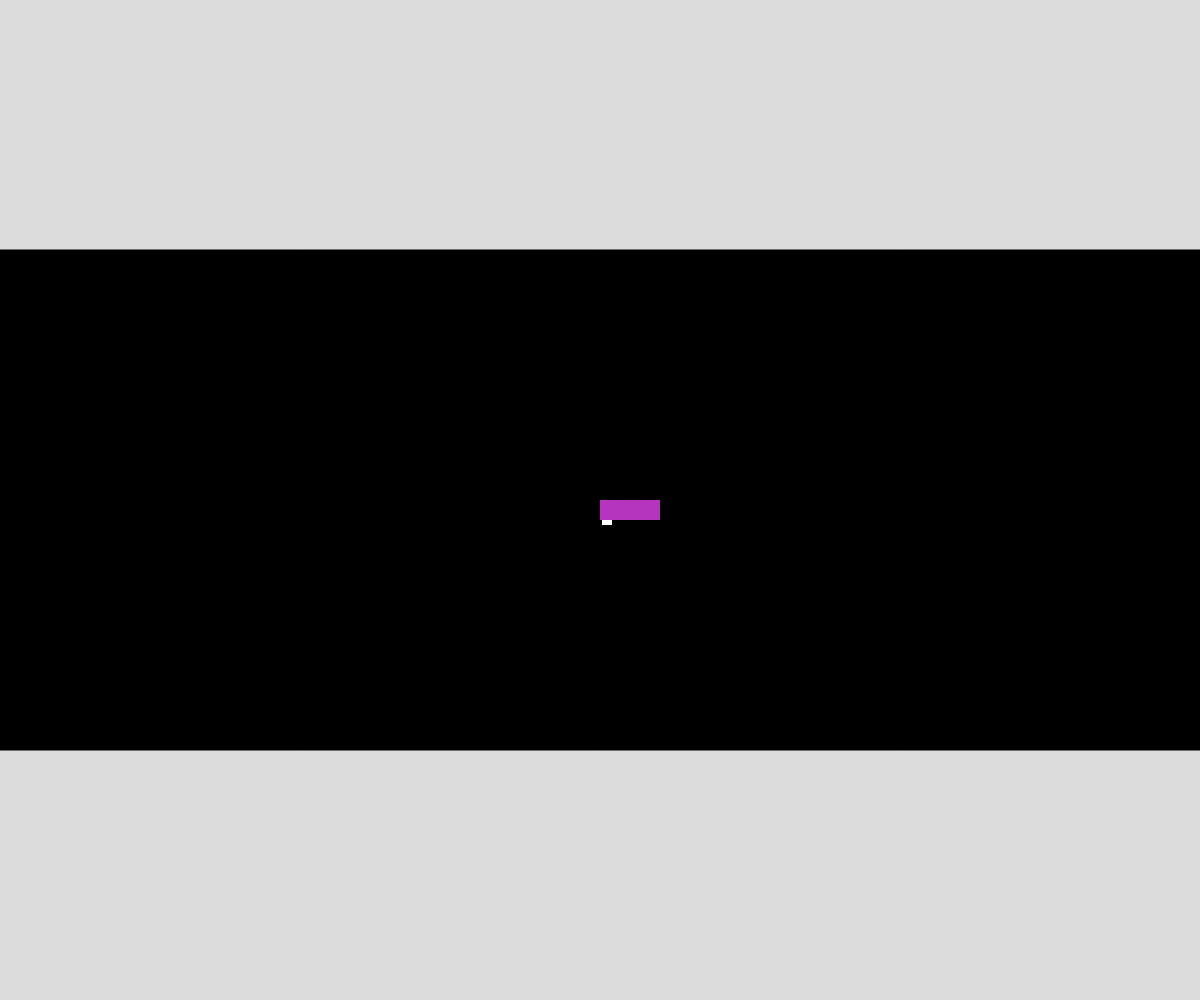
Frame 1 (no input)
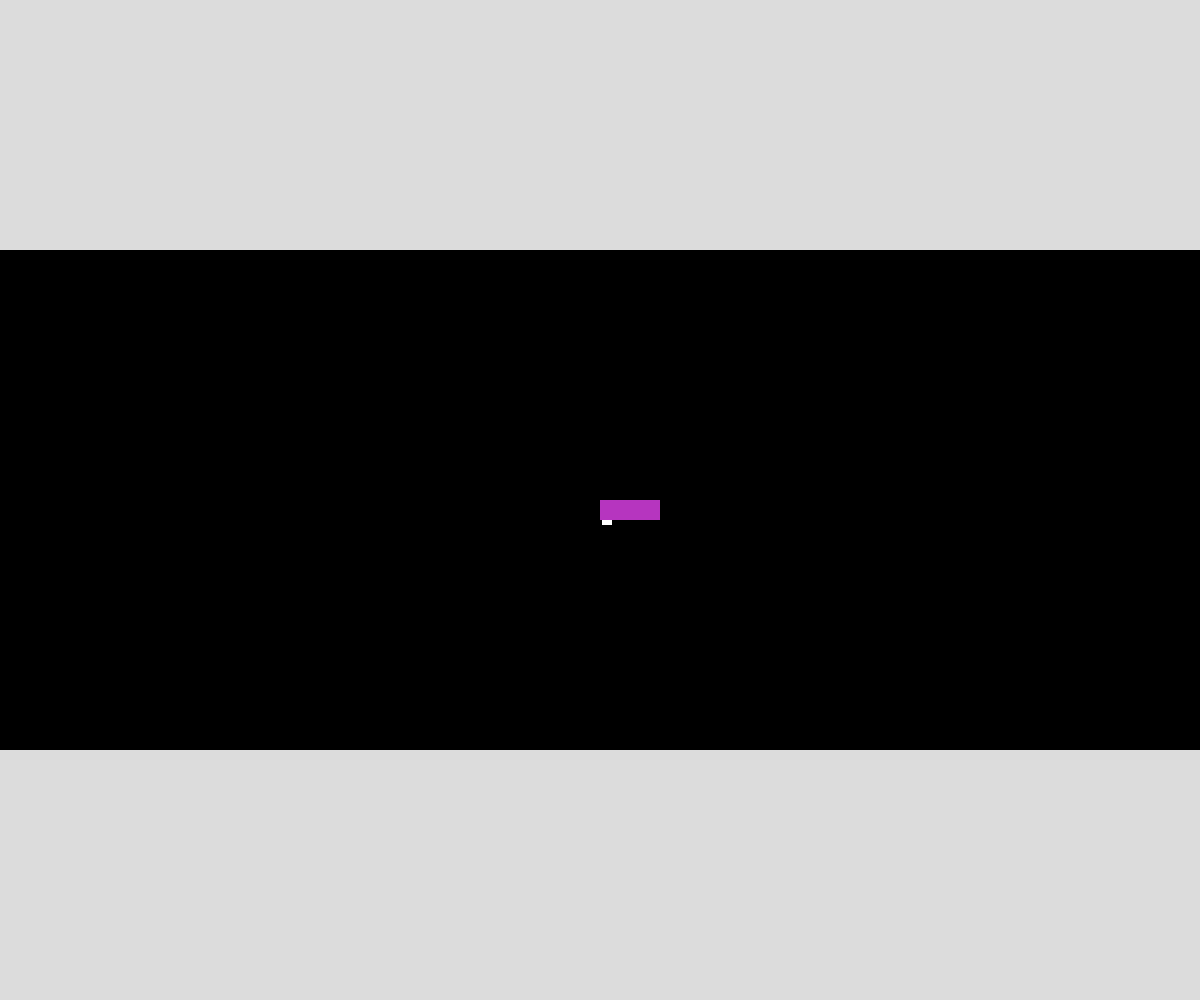
Frame 60 (no input)
Frame 120 (the mouse pressed at the canvas centre since frame 60): identical to frame 60, image omitted

The p5.js sketch that drew these frames (run headless with seeded random() and noise() and a simulated clock; from frame 60 on, the mouse is pressed at the canvas centre):

// p5.js sketch
// ── sketch.js
// Project Title
// Your Name
// Date
//
// Extra for Experts:
// - describe what you did to take this project "above and beyond"

let car1; 
function setup() {
  createCanvas(windowWidth, windowHeight);
  car1 = new Vehicle(width/2,height/2,0,0);

}

function draw() {
  background(220);
  drawRoad();
  car1.display();
}

function drawRoad(){
  fill(0,0,0);
  rect(0,height/4,width,height/2);
  noStroke();
}

class Vehicle{
  constructor(x,y,direction,type){
    this.x = x;
    this.y = y;
    this.type = type;
    this.c = color(random(255),random(255),random(255));
    this.direction = direction;
    this.xSpeed = 5;
  }
  display(){
    fill(this.c);
    rect(this.x,this.y,60,20);
    fill(255,255,255)
    rect(this.x+2,this.y+20,10,5);

  }

}
